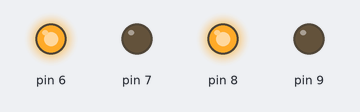
This sketch was run on a simulated Arduino Uno, built with avr-gcc and run on an emulated ATmega328P. Parts: output pins drawn as LEDs (lit = HIGH).

Above: at 0.2 s.
At 1.0 s:
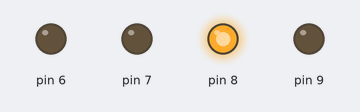
At 2.5 s:
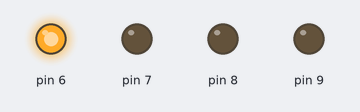
At 4.0 s:
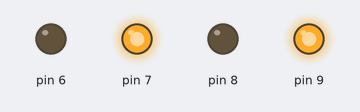
Timing chart, 0 to 5.9 s (numbered marks = the images above):
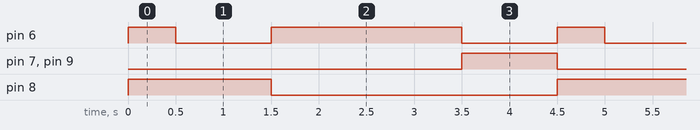

Measured:
- by itself, pin 6: repeats every 4.5 s: LOW 1.0 s, HIGH 2.0 s, LOW 1.0 s, HIGH 0.50 s
- by itself, pin 7, pin 9: alternates HIGH for 1.0 s and LOW for 3.5 s
- by itself, pin 8: alternates HIGH for 1.5 s and LOW for 3.0 s

The sketch:

tien0.5s_quaytrai0.3s_quayphai0.8s_lui2s.ino
```cpp
void setup() {
  pinMode(6, OUTPUT);
  pinMode(7, OUTPUT);
  pinMode(8, OUTPUT);
  pinMode(9, OUTPUT);
}

void loop() {
  digitalWrite(6, HIGH);
  digitalWrite(7, LOW);
  digitalWrite(8, HIGH);
  digitalWrite(9, LOW);
  delay(500);

  digitalWrite(6, LOW);
  digitalWrite(7, LOW);
  digitalWrite(8, HIGH);
  digitalWrite(9, LOW);
  delay(1000);
  digitalWrite(6, HIGH);
  digitalWrite(7, LOW);
  digitalWrite(8, LOW);
  digitalWrite(9, LOW);
  delay(2000);

  digitalWrite(6, LOW);
  digitalWrite(7, HIGH);
  digitalWrite(8, LOW);
  digitalWrite(9, HIGH);
  delay(1000);
}
```
